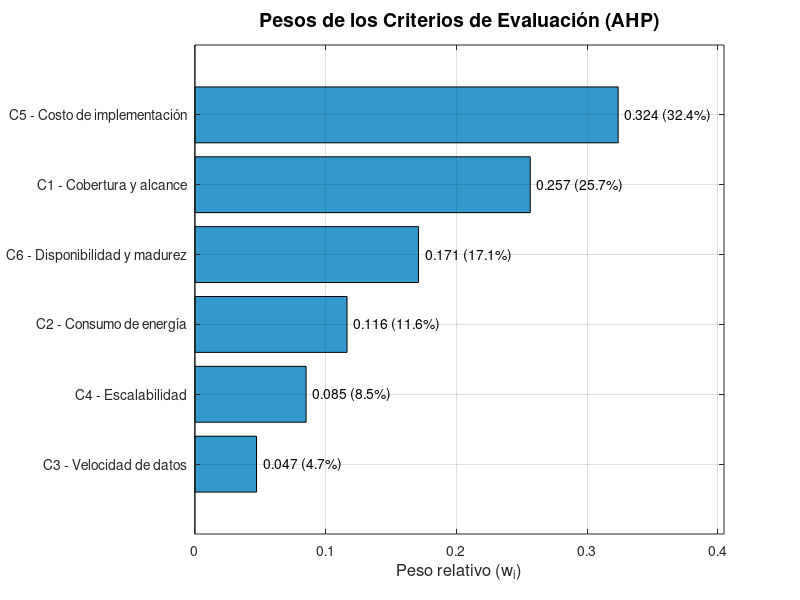
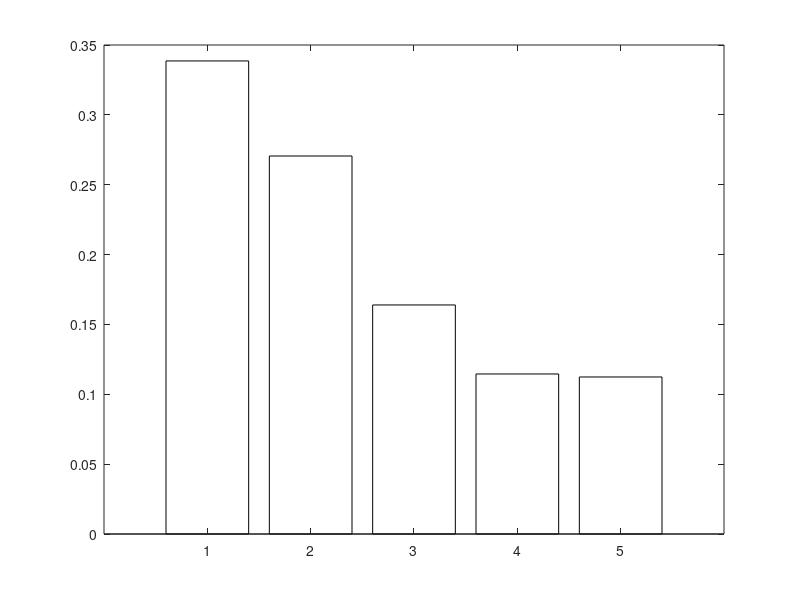

MATLAB code to generate these figures, in order: (Note: this script raises an error after producing the figures.)
%% ========================================================================
%  SCRIPT: AHP_Seleccion_Tecnologia.m
%  DESCRIPCIÓN: Aplicación paso a paso del método AHP (Analytic Hierarchy
%               Process) para la selección de la tecnología LPWAN más
%               adecuada para el laboratorio piloto de IoT en el Campus
%               de Tulcán - Universidad del Cauca.
%
%  AUTOR: Nicolás Zambrano & Sandy Suarez
%  REFERENCIA: Saaty, T.L. (1987). The Analytic Hierarchy Process.
%  ========================================================================
clc; clear; close all;

fprintf('================================================================\n');
fprintf('  MÉTODO AHP - SELECCIÓN DE TECNOLOGÍA LPWAN\n');
fprintf('  Laboratorio Piloto IoT - Campus de Tulcán\n');
fprintf('================================================================\n\n');

%% ========================================================================
%  PASO 1: DEFINICIÓN DEL PROBLEMA JERÁRQUICO
%  ========================================================================
%  Nivel 1: Objetivo      -> Seleccionar la tecnología LPWAN más adecuada
%  Nivel 2: Criterios     -> C1..C6
%  Nivel 3: Alternativas  -> LoRaWAN, SigFox, NB-IoT, LTE-M, Wi-SUN
%  ========================================================================

fprintf('=== PASO 1: DEFINICIÓN DEL PROBLEMA JERÁRQUICO ===\n\n');

% Nombres de los criterios
criterios = {'C1 - Cobertura y alcance', ...
             'C2 - Consumo de energía', ...
             'C3 - Velocidad de datos', ...
             'C4 - Escalabilidad', ...
             'C5 - Costo de implementación', ...
             'C6 - Disponibilidad y madurez'};

% Nombres de las alternativas
alternativas = {'LoRaWAN', 'SigFox', 'NB-IoT', 'LTE-M', 'Wi-SUN'};

n_criterios    = length(criterios);
n_alternativas = length(alternativas);

fprintf('Objetivo: Seleccionar la tecnología LPWAN más adecuada\n');
fprintf('Número de criterios:    %d\n', n_criterios);
fprintf('Número de alternativas: %d\n\n', n_alternativas);

fprintf('Criterios de evaluación:\n');
for i = 1:n_criterios
    fprintf('  %s\n', criterios{i});
end
fprintf('\nAlternativas tecnológicas:\n');
for i = 1:n_alternativas
    fprintf('  %d. %s\n', i, alternativas{i});
end

%% ========================================================================
%  PASO 2: ESCALA FUNDAMENTAL DE SAATY
%  ========================================================================

fprintf('\n\n=== PASO 2: ESCALA FUNDAMENTAL DE SAATY ===\n\n');
fprintf('  Valor | Definición\n');
fprintf('  ------+-------------------------------------------\n');
fprintf('    1   | Igual importancia\n');
fprintf('    3   | Importancia moderada\n');
fprintf('    5   | Importancia fuerte\n');
fprintf('    7   | Importancia muy fuerte\n');
fprintf('    9   | Importancia extrema\n');
fprintf('  2,4,6,8 | Valores intermedios\n');
fprintf('  Recíprocos (1/n) para comparaciones inversas\n');

%% ========================================================================
%  PASO 3: MATRIZ DE COMPARACIÓN POR PARES DE CRITERIOS
%  ========================================================================
%  Justificación de los juicios:
%  - C5 (Costo) es el más importante por restricciones presupuestarias
%  - C1 (Cobertura) es el segundo por la extensión del campus
%  - C6 (Disponibilidad) es fundamental para adquirir hardware
%  - C2 (Consumo) es relevante para la autonomía de sensores
%  - C4 (Escalabilidad) se pondera moderadamente (Fase I: pocos dispositivos)
%  - C3 (Velocidad de datos) recibe menor ponderación (aplicaciones IoT de
%    baja tasa)
%  ========================================================================

fprintf('\n\n=== PASO 3: MATRIZ DE COMPARACIÓN POR PARES DE CRITERIOS ===\n\n');

%        C1     C2     C3     C4     C5     C6
A_crit = [1     3     5     3     1/2   2;     % C1 - Cobertura
          1/3   1     3     2     1/3   1/2;   % C2 - Consumo
          1/5   1/3   1     1/2   1/5   1/4;   % C3 - Vel. datos
          1/3   1/2   2     1     1/3   1/2;   % C4 - Escalabilidad
          2     3     5     3     1     2;      % C5 - Costo
          1/2   2     4     2     1/2   1];     % C6 - Disponibilidad

% Verificar reciprocidad: A(i,j) = 1/A(j,i)
fprintf('Matriz de comparación por pares (Criterios):\n');
fprintf('         C1      C2      C3      C4      C5      C6\n');
etiquetas_c = {'C1', 'C2', 'C3', 'C4', 'C5', 'C6'};
for i = 1:n_criterios
    fprintf('  %s  ', etiquetas_c{i});
    for j = 1:n_criterios
        fprintf('%7.3f ', A_crit(i,j));
    end
    fprintf('\n');
end

% Verificación de reciprocidad
fprintf('\nVerificación de reciprocidad (A(i,j) * A(j,i) = 1):\n');
es_reciproca = true;
for i = 1:n_criterios
    for j = i+1:n_criterios
        producto = A_crit(i,j) * A_crit(j,i);
        if abs(producto - 1) > 1e-6
            fprintf('  ADVERTENCIA: A(%d,%d)*A(%d,%d) = %.4f ≠ 1\n', i, j, j, i, producto);
            es_reciproca = false;
        end
    end
end
if es_reciproca
    fprintf('  ✓ La matriz es recíproca (todos los productos = 1)\n');
end

%% ========================================================================
%  PASO 4: NORMALIZACIÓN DE LA MATRIZ DE CRITERIOS Y CÁLCULO DE PESOS
%  ========================================================================
%  Procedimiento:
%  1. Calcular la suma de cada columna
%  2. Dividir cada elemento entre la suma de su columna
%  3. Promediar cada fila para obtener el peso (w_i)
%  ========================================================================

fprintf('\n\n=== PASO 4: NORMALIZACIÓN Y CÁLCULO DE PESOS DE CRITERIOS ===\n\n');

% 4.1 Sumas de columnas
sumas_col_crit = sum(A_crit, 1);
fprintf('Sumas de columnas:\n');
fprintf('         C1      C2      C3      C4      C5      C6\n');
fprintf('  Σ   ');
for j = 1:n_criterios
    fprintf('%7.3f ', sumas_col_crit(j));
end
fprintf('\n');

% 4.2 Matriz normalizada
A_crit_norm = A_crit ./ sumas_col_crit;
fprintf('\nMatriz normalizada de criterios:\n');
fprintf('         C1      C2      C3      C4      C5      C6     Peso(wi)\n');

% 4.3 Vector de pesos (promedio de cada fila)
w_criterios = mean(A_crit_norm, 2);

for i = 1:n_criterios
    fprintf('  %s  ', etiquetas_c{i});
    for j = 1:n_criterios
        fprintf('%7.3f ', A_crit_norm(i,j));
    end
    fprintf('  %7.3f\n', w_criterios(i));
end

fprintf('\n--- Vector de pesos de los criterios ---\n');
fprintf('  %-35s  Peso     Porcentaje\n', 'Criterio');
fprintf('  %-35s  -------  ----------\n', repmat('-', 1, 35));
% Ordenar por peso descendente para mostrar
[w_sorted, idx_sorted] = sort(w_criterios, 'descend');
for k = 1:n_criterios
    i = idx_sorted(k);
    fprintf('  %-35s  %.3f    %5.1f%%\n', criterios{i}, w_criterios(i), w_criterios(i)*100);
end
fprintf('  %-35s  %.3f    %5.1f%%\n', 'TOTAL', sum(w_criterios), sum(w_criterios)*100);

%% ========================================================================
%  PASO 5: MATRICES DE COMPARACIÓN POR PARES DE ALTERNATIVAS
%  ========================================================================
%  Se construye una matriz de comparación 5×5 para cada criterio,
%  comparando las 5 alternativas entre sí.
%  ========================================================================

fprintf('\n\n=== PASO 5: MATRICES DE COMPARACIÓN DE ALTERNATIVAS ===\n\n');

% --- C1: Cobertura y alcance ---
% SigFox (~50 km) > LoRaWAN (~15 km) > NB-IoT = LTE-M (~10 km) > Wi-SUN (~1-5 km)
A_C1 = [1     1/2   2     2     3;     % LoRaWAN
        2     1     3     3     4;     % SigFox
        1/2   1/3   1     1     2;     % NB-IoT
        1/2   1/3   1     1     2;     % LTE-M
        1/3   1/4   1/2   1/2   1];    % Wi-SUN

% --- C2: Consumo de energía ---
% LoRaWAN = SigFox (ultrabajo) > NB-IoT > Wi-SUN > LTE-M
A_C2 = [1     1     3     5     4;     % LoRaWAN
        1     1     3     5     4;     % SigFox
        1/3   1/3   1     3     2;     % NB-IoT
        1/5   1/5   1/3   1     1/2;   % LTE-M
        1/4   1/4   1/2   2     1];    % Wi-SUN

% --- C3: Velocidad de transmisión de datos ---
% LTE-M (~1 Mbps) > NB-IoT = Wi-SUN (~250-300 kbps) > LoRaWAN (~50 kbps) > SigFox (~600 bps)
A_C3 = [1     3     1/3   1/5   1/3;   % LoRaWAN
        1/3   1     1/5   1/7   1/5;   % SigFox
        3     5     1     1/2   1;     % NB-IoT
        5     7     2     1     2;     % LTE-M
        3     5     1     1/2   1];    % Wi-SUN

% --- C4: Escalabilidad ---
% LoRaWAN = NB-IoT > SigFox > LTE-M = Wi-SUN
A_C4 = [1     2     1     3     3;     % LoRaWAN
        1/2   1     1/2   2     2;     % SigFox
        1     2     1     3     3;     % NB-IoT
        1/3   1/2   1/3   1     1;     % LTE-M
        1/3   1/2   1/3   1     1];    % Wi-SUN

% --- C5: Costo de implementación ---
% LoRaWAN (más económico) > SigFox > Wi-SUN > NB-IoT > LTE-M (más costoso)
A_C5 = [1     2     4     5     3;     % LoRaWAN
        1/2   1     3     4     2;     % SigFox
        1/4   1/3   1     2     1/2;   % NB-IoT
        1/5   1/4   1/2   1     1/3;   % LTE-M
        1/3   1/2   2     3     1];    % Wi-SUN

% --- C6: Disponibilidad y madurez tecnológica ---
% LoRaWAN > NB-IoT > SigFox = LTE-M > Wi-SUN
A_C6 = [1     3     2     3     5;     % LoRaWAN
        1/3   1     1/2   1     3;     % SigFox
        1/2   2     1     2     4;     % NB-IoT
        1/3   1     1/2   1     3;     % LTE-M
        1/5   1/3   1/4   1/3   1];    % Wi-SUN

% Almacenar todas las matrices en un cell array
matrices_alt = {A_C1, A_C2, A_C3, A_C4, A_C5, A_C6};
nombres_crit_cortos = {'C1-Cobertura', 'C2-Consumo', 'C3-Vel.datos', ...
                       'C4-Escalabilidad', 'C5-Costo', 'C6-Disponibilidad'};

%% ========================================================================
%  PASO 6: NORMALIZACIÓN DE MATRICES DE ALTERNATIVAS Y VECTORES DE
%          PRIORIDADES LOCALES
%  ========================================================================

fprintf('=== PASO 6: NORMALIZACIÓN Y PRIORIDADES LOCALES ===\n\n');

% Matriz para almacenar las prioridades locales (n_alternativas x n_criterios)
P_local = zeros(n_alternativas, n_criterios);

for c = 1:n_criterios
    A = matrices_alt{c};
    
    fprintf('--- Criterio: %s ---\n\n', nombres_crit_cortos{c});
    
    % Mostrar la matriz original
    fprintf('  Matriz de comparación por pares:\n');
    fprintf('              LoRaWAN  SigFox  NB-IoT   LTE-M  Wi-SUN\n');
    for i = 1:n_alternativas
        fprintf('  %-8s  ', alternativas{i});
        for j = 1:n_alternativas
            fprintf('%7.3f ', A(i,j));
        end
        fprintf('\n');
    end
    
    % Sumas de columnas
    sumas_col = sum(A, 1);
    fprintf('  Σ columna  ');
    for j = 1:n_alternativas
        fprintf('%7.3f ', sumas_col(j));
    end
    fprintf('\n\n');
    
    % Normalización
    A_norm = A ./ sumas_col;
    
    % Vector de prioridades locales
    w_alt = mean(A_norm, 2);
    P_local(:, c) = w_alt;
    
    % Mostrar matriz normalizada con pesos
    fprintf('  Matriz normalizada:\n');
    fprintf('              LoRaWAN  SigFox  NB-IoT   LTE-M  Wi-SUN   Peso\n');
    for i = 1:n_alternativas
        fprintf('  %-8s  ', alternativas{i});
        for j = 1:n_alternativas
            fprintf('%7.3f ', A_norm(i,j));
        end
        fprintf('  %5.3f\n', w_alt(i));
    end
    fprintf('\n');
    
    % Mostrar vector de prioridades
    fprintf('  Vector de prioridades locales:\n');
    for i = 1:n_alternativas
        fprintf('    %s = %.3f\n', alternativas{i}, w_alt(i));
    end
    fprintf('\n\n');
end

%% ========================================================================
%  PASO 7: VERIFICACIÓN DE CONSISTENCIA
%  ========================================================================
%  Para cada matriz se calcula:
%  1. λ_max (valor propio máximo)
%  2. CI = (λ_max - n) / (n - 1)   (Índice de Consistencia)
%  3. CR = CI / RI                   (Razón de Consistencia)
%  CR < 0.10 → Juicios consistentes
%  ========================================================================

fprintf('=== PASO 7: VERIFICACIÓN DE CONSISTENCIA ===\n\n');

% Tabla de Índices de Consistencia Aleatorio (RI) de Saaty
% n:   1     2     3     4     5     6     7     8     9     10
RI_tabla = [0, 0, 0.58, 0.90, 1.12, 1.24, 1.32, 1.41, 1.45, 1.49];

fprintf('Tabla de valores RI (Índice de Consistencia Aleatorio de Saaty):\n');
fprintf('  n:   ');
for n = 1:10
    fprintf('%5d ', n);
end
fprintf('\n  RI:  ');
for n = 1:10
    fprintf('%5.2f ', RI_tabla(n));
end
fprintf('\n\n');

% --- 7.1: Consistencia de la matriz de CRITERIOS (n=6) ---
fprintf('--- 7.1: Consistencia de la matriz de CRITERIOS (n = %d) ---\n\n', n_criterios);

RI_crit = RI_tabla(n_criterios);

% Calcular A * w
Aw_crit = A_crit * w_criterios;

% Calcular λ_i para cada fila
lambda_i_crit = Aw_crit ./ w_criterios;

% λ_max = promedio de λ_i
lambda_max_crit = mean(lambda_i_crit);

% CI y CR
CI_crit = (lambda_max_crit - n_criterios) / (n_criterios - 1);
CR_crit = CI_crit / RI_crit;

fprintf('  Criterio                  w_i      (A·w)_i    λ_i\n');
fprintf('  %-24s -------  --------  -------\n', repmat('-', 1, 24));
for i = 1:n_criterios
    fprintf('  %-24s %.3f    %.3f     %.3f\n', criterios{i}, w_criterios(i), Aw_crit(i), lambda_i_crit(i));
end
fprintf('\n');
fprintf('  λ_max = %.3f\n', lambda_max_crit);
fprintf('  CI = (%.3f - %d) / (%d - 1) = %.3f\n', lambda_max_crit, n_criterios, n_criterios, CI_crit);
fprintf('  RI (n=%d) = %.2f\n', n_criterios, RI_crit);
fprintf('  CR = %.3f / %.2f = %.3f\n', CI_crit, RI_crit, CR_crit);

if CR_crit < 0.10
    fprintf('  ✓ CR = %.3f < 0.10 → Matriz CONSISTENTE\n', CR_crit);
else
    fprintf('  ✗ CR = %.3f ≥ 0.10 → Matriz INCONSISTENTE - Revisar juicios\n', CR_crit);
end

% --- 7.2: Consistencia de las matrices de ALTERNATIVAS (n=5) ---
fprintf('\n--- 7.2: Consistencia de las matrices de ALTERNATIVAS (n = %d) ---\n\n', n_alternativas);

RI_alt = RI_tabla(n_alternativas);

fprintf('  %-20s  λ_max    CI       CR       ¿Consistente?\n', 'Criterio');
fprintf('  %-20s  ------   ------   ------   --------------\n', repmat('-', 1, 20));

lambda_max_alt = zeros(1, n_criterios);
CI_alt = zeros(1, n_criterios);
CR_alt = zeros(1, n_criterios);

for c = 1:n_criterios
    A = matrices_alt{c};
    w = P_local(:, c);
    
    Aw = A * w;
    lambda_i = Aw ./ w;
    lambda_max_alt(c) = mean(lambda_i);
    CI_alt(c) = (lambda_max_alt(c) - n_alternativas) / (n_alternativas - 1);
    CR_alt(c) = CI_alt(c) / RI_alt;
    
    if CR_alt(c) < 0.10
        consistente = 'Sí (✓)';
    else
        consistente = 'No (✗)';
    end
    
    fprintf('  %-20s  %.3f    %.3f    %.3f    %s\n', ...
        nombres_crit_cortos{c}, lambda_max_alt(c), CI_alt(c), CR_alt(c), consistente);
end

fprintf('\n  RI (n=%d) = %.2f\n', n_alternativas, RI_alt);
fprintf('  Todas las matrices deben cumplir CR < 0.10\n');

%% ========================================================================
%  PASO 8: SÍNTESIS GLOBAL - CÁLCULO DE PUNTUACIÓN FINAL
%  ========================================================================
%  P_j = Σ (w_i * p_ij)   para cada alternativa j
%  donde:
%    P_j   = puntuación global de la alternativa j
%    w_i   = peso del criterio i
%    p_ij  = prioridad local de la alternativa j respecto al criterio i
%  ========================================================================

fprintf('\n\n=== PASO 8: SÍNTESIS GLOBAL ===\n\n');

fprintf('Tabla de prioridades locales (alternativas × criterios):\n');
fprintf('              ');
for c = 1:n_criterios
    fprintf('%-14s', nombres_crit_cortos{c});
end
fprintf('\n');
fprintf('  (Peso):     ');
for c = 1:n_criterios
    fprintf('(%.3f)        ', w_criterios(c));
end
fprintf('\n');

for i = 1:n_alternativas
    fprintf('  %-10s  ', alternativas{i});
    for c = 1:n_criterios
        fprintf('%-14.3f', P_local(i, c));
    end
    fprintf('\n');
end

% Cálculo de la puntuación global
P_global = P_local * w_criterios;

fprintf('\nCálculo desglosado de la puntuación global:\n\n');
fprintf('  P_j = Σ (w_i × p_ij)\n\n');

for j = 1:n_alternativas
    fprintf('  %s:\n', alternativas{j});
    fprintf('    P = ');
    terminos = zeros(1, n_criterios);
    for i = 1:n_criterios
        terminos(i) = w_criterios(i) * P_local(j, i);
        if i > 1
            fprintf('      + ');
        else
            fprintf('      ');
        end
        fprintf('%.3f × %.3f = %.3f   (%s)\n', w_criterios(i), P_local(j, i), terminos(i), nombres_crit_cortos{i});
    end
    fprintf('    -----------------------------------\n');
    fprintf('    P_%s = %.3f\n\n', alternativas{j}, P_global(j));
end

%% ========================================================================
%  PASO 9: RANKING FINAL Y SELECCIÓN
%  ========================================================================

fprintf('\n=== PASO 9: RANKING FINAL ===\n\n');

[P_sorted, idx] = sort(P_global, 'descend');

fprintf('  Posición  Tecnología       Puntuación    Porcentaje\n');
fprintf('  --------  ---------------  ----------    ----------\n');
for k = 1:n_alternativas
    fprintf('     %d      %-15s    %.3f        %5.1f%%\n', ...
        k, alternativas{idx(k)}, P_sorted(k), P_sorted(k)*100);
end

fprintf('\n  Suma total de puntuaciones: %.3f\n', sum(P_global));

fprintf('\n================================================================\n');
fprintf('  RESULTADO: %s es la tecnología LPWAN seleccionada\n', alternativas{idx(1)});
fprintf('  con una puntuación global de %.3f (%.1f%%)\n', P_sorted(1), P_sorted(1)*100);
fprintf('================================================================\n');

%% ========================================================================
%  PASO 10: VISUALIZACIÓN GRÁFICA
%  ========================================================================

fprintf('\n\n=== PASO 10: GENERACIÓN DE GRÁFICAS ===\n\n');

% --- Gráfica 1: Pesos de los criterios ---
figure('Name', 'AHP - Pesos de Criterios', 'NumberTitle', 'off', ...
       'Position', [100 100 700 450]);
bar_data = w_criterios(idx_sorted);
b1 = barh(bar_data, 'FaceColor', [0.2 0.6 0.8]);
set(gca, 'YTickLabel', criterios(idx_sorted), 'YDir', 'reverse', 'FontSize', 10);
xlabel('Peso relativo (w_i)', 'FontSize', 12);
title('Pesos de los Criterios de Evaluación (AHP)', 'FontSize', 14);
for i = 1:n_criterios
    text(bar_data(i) + 0.005, i, sprintf('%.3f (%.1f%%)', bar_data(i), bar_data(i)*100), ...
         'FontSize', 10, 'VerticalAlignment', 'middle');
end
grid on;
xlim([0, max(bar_data)*1.25]);

% --- Gráfica 2: Ranking final ---
figure('Name', 'AHP - Ranking Final', 'NumberTitle', 'off', ...
       'Position', [100 600 700 450]);
colores = [0.18 0.54 0.34;   % LoRaWAN  - verde
           0.85 0.37 0.15;   % SigFox   - naranja
           0.20 0.40 0.70;   % NB-IoT   - azul
           0.60 0.30 0.60;   % LTE-M    - púrpura
           0.50 0.50 0.50];  % Wi-SUN   - gris

b2 = bar(P_global, 'FaceColor', 'flat');
for k = 1:n_alternativas
    b2.CData(k,:) = colores(k,:);
end
set(gca, 'XTickLabel', alternativas, 'FontSize', 11);
ylabel('Puntuación Global (P_j)', 'FontSize', 12);
title('Ranking Final de Tecnologías LPWAN (AHP)', 'FontSize', 14);
for i = 1:n_alternativas
    text(i, P_global(i) + 0.008, sprintf('%.3f', P_global(i)), ...
         'HorizontalAlignment', 'center', 'FontSize', 11, 'FontWeight', 'bold');
end
grid on;
ylim([0, max(P_global)*1.2]);

% Línea de referencia
hold on;
yline(max(P_global), '--r', sprintf('Máx: %.3f', max(P_global)), ...
      'LineWidth', 1.2, 'LabelHorizontalAlignment', 'left', 'FontSize', 10);
hold off;

% --- Gráfica 3: Contribución de cada criterio al puntaje global ---
figure('Name', 'AHP - Contribución por Criterio', 'NumberTitle', 'off', ...
       'Position', [850 100 800 500]);

% Calcular la contribución de cada criterio a cada alternativa
contribuciones = zeros(n_alternativas, n_criterios);
for j = 1:n_alternativas
    for i = 1:n_criterios
        contribuciones(j, i) = w_criterios(i) * P_local(j, i);
    end
end

b3 = bar(contribuciones, 'stacked');
colores_criterios = [0.90 0.30 0.30;   % C1 - rojo
                     0.95 0.65 0.20;   % C2 - amarillo
                     0.40 0.75 0.40;   % C3 - verde
                     0.30 0.55 0.85;   % C4 - azul
                     0.75 0.40 0.75;   % C5 - púrpura
                     0.50 0.50 0.50];  % C6 - gris
for i = 1:n_criterios
    b3(i).FaceColor = colores_criterios(i,:);
end

set(gca, 'XTickLabel', alternativas, 'FontSize', 11);
ylabel('Puntuación Global (P_j)', 'FontSize', 12);
title('Contribución de cada Criterio a la Puntuación Global', 'FontSize', 14);
legend(nombres_crit_cortos, 'Location', 'eastoutside', 'FontSize', 9);
grid on;

% Añadir totales encima de cada barra
for j = 1:n_alternativas
    text(j, P_global(j) + 0.005, sprintf('%.3f', P_global(j)), ...
         'HorizontalAlignment', 'center', 'FontSize', 10, 'FontWeight', 'bold');
end

% --- Gráfica 4: Radar/Spider chart - Perfil de cada alternativa ---
figure('Name', 'AHP - Perfil de Alternativas', 'NumberTitle', 'off', ...
       'Position', [850 600 700 500]);

% Gráfica polar (radar simplificada con líneas)
angulos = linspace(0, 2*pi, n_criterios + 1);

estilos = {'-o', '-s', '-d', '-^', '-v'};
for j = 1:n_alternativas
    valores = [P_local(j, :), P_local(j, 1)];  % Cerrar el polígono
    polarplot(angulos, valores, estilos{j}, 'LineWidth', 1.5, 'MarkerSize', 6);
    if j == 1
        hold on;  % Activar hold DESPUÉS de que el primer polarplot cree los ejes polares
    end
end
hold off;

ax = gca;
ax.ThetaTick = rad2deg(angulos(1:end-1));
ax.ThetaTickLabel = etiquetas_c;
ax.RLim = [0, 0.5];
ax.FontSize = 10;
title('Perfil de Alternativas por Criterio', 'FontSize', 14);
legend(alternativas, 'Location', 'southoutside', 'Orientation', 'horizontal', 'FontSize', 9);

fprintf('Se generaron 4 gráficas:\n');
fprintf('  1. Pesos de los criterios\n');
fprintf('  2. Ranking final de tecnologías\n');
fprintf('  3. Contribución por criterio (barras apiladas)\n');
fprintf('  4. Perfil radar de alternativas\n');

%% ========================================================================
%  RESUMEN FINAL
%  ========================================================================

fprintf('\n\n================================================================\n');
fprintf('  RESUMEN DEL ANÁLISIS AHP\n');
fprintf('================================================================\n\n');
fprintf('  Criterios con mayor peso:\n');
fprintf('    1. %s (%.1f%%)\n', criterios{idx_sorted(1)}, w_criterios(idx_sorted(1))*100);
fprintf('    2. %s (%.1f%%)\n', criterios{idx_sorted(2)}, w_criterios(idx_sorted(2))*100);
fprintf('    3. %s (%.1f%%)\n', criterios{idx_sorted(3)}, w_criterios(idx_sorted(3))*100);

fprintf('\n  Consistencia:\n');
fprintf('    - Matriz de criterios: CR = %.3f (< 0.10 ✓)\n', CR_crit);
fprintf('    - Todas las matrices de alternativas: CR < 0.10 ✓\n');

fprintf('\n  Ranking final:\n');
for k = 1:n_alternativas
    fprintf('    %d. %-10s  %.3f (%.1f%%)\n', k, alternativas{idx(k)}, P_sorted(k), P_sorted(k)*100);
end

fprintf('\n  TECNOLOGÍA SELECCIONADA: %s\n', upper(alternativas{idx(1)}));
fprintf('  Ventaja sobre la segunda opción (%s): %.3f puntos\n', ...
    alternativas{idx(2)}, P_sorted(1) - P_sorted(2));

fprintf('\n================================================================\n');
fprintf('  Fin del análisis AHP\n');
fprintf('================================================================\n');
